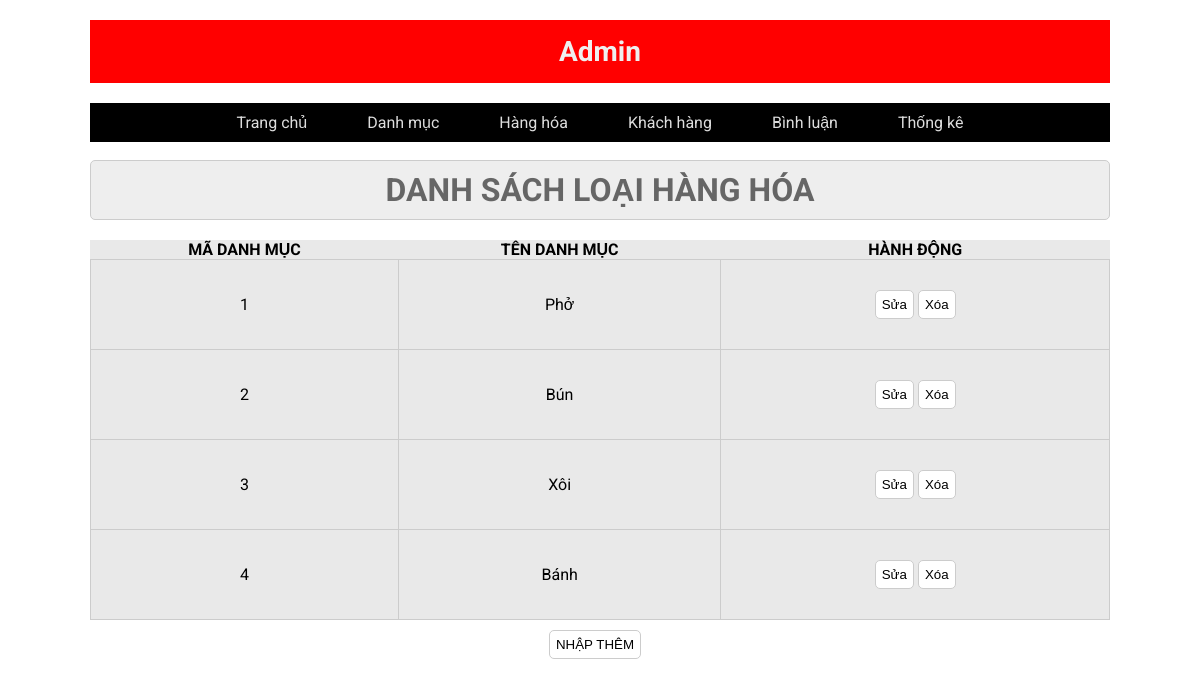
Screenshot of /admin/index.php?act=listdm (signed in) with the database file from the repository.
### tables this page shows
CREATE TABLE `danhmuc` (
  `id` int(11) NOT NULL,
  `name` varchar(255) NOT NULL
);

### model/pdo.php (called while the page is built, shortened)
<?php
function pdo_get_connection(){
    $servername = "localhost";
    $username = "root";
    $password = "";
    try {
        $conn = new PDO("mysql:host=$servername;dbname=duanmau2023", $username, $password);
        $conn->setAttribute(PDO::ATTR_ERRMODE, PDO::ERRMODE_EXCEPTION);
        return $conn;
    } catch(PDOException $e) {
        echo "Connection failed: " . $e->getMessage();
    }
}
function pdo_query($sql){
    $sql_args=array_slice(func_get_args(),1);
    try{
        $conn=pdo_get_connection();
        $stmt=$conn->prepare($sql);
        $stmt->execute($sql_args);
        $rows=$stmt->fetchAll();
        return $rows;
    }
    catch(PDOException $e){
        throw $e;
    }
    finally{
        unset($conn);
    }
}
?>

### model/danhmuc.php (called while the page is built, shortened)
<?php
function loadall_danhmuc(){
    $sql = "SELECT * from danhmuc order by id";
    $listdanhmuc = pdo_query($sql);
    return $listdanhmuc;
}

### admin/danhmuc/list.php (the view)
<div class="row2">
    <div class="row2 font_title">
    <h1>DANH SÁCH LOẠI HÀNG HÓA</h1>
    </div>
    <div class="row2 form_content ">
        <form action="index.php?act=listdm" method="POST">
            <div class="row2 mb10 formds_loai">
                <table>
                    <tr>
                        <th>MÃ DANH MỤC</th>
                        <th>TÊN DANH MỤC</th>
                        <th>HÀNH ĐỘNG</th>
                    </tr>
                    <?php foreach($listdanhmuc as $danhmuc) {
                        extract($danhmuc);
                        $sualoai = "index.php?act=suadm&id=$id";
                        $xoaloai = "index.php?act=deletedm&id=$id";
                    ?>
                        <tr>
                            <td><?=$id?></td>
                            <td><?=$name?></td>
                            <td>
                                <a href="<?=$sualoai?>"><input type="button" value="Sửa"></a>
                                <a onclick="return confirm('Bạn có chắc muốn xóa danh mục này');" href="<?=$xoaloai?>"><input type="button" value="Xóa"></a>
                            </td>
                        </tr>
                    <?php } ?>
                </table>
            </div>
            <div class="row mb10 center">
                <a href="index.php?act=adddm"> <input  class="mr20" type="button" value="NHẬP THÊM"></a>
            </div>
        </form>
    </div>
</div>

### css/style.css (style rules this page uses)
* { margin:0; padding:0; box-sizing:border-box; }
body { font-family:'Roboto', sans-serif; }
.row { display:flex; width:100%; }
.row2 { float:left; width:100%; }
.mb10 { margin-bottom:10px; }
.form_account input[type="reset"], .form_account input[type="submit"], .form_content input[type="submit"], .form_content input[type="reset"], .form_content input[type="button"] { padding:6px; background:white; border:1px solid #CCC; border-radius:5px; }
.font_title { background-color:#EEE; border:1px #CCC solid; color:#666; border-radius:5px; padding:10px 20px; text-align: center; }
.mr20 { margin-right:10px; }
.formds_loai { margin-top: 20px; }
.formds_loai table { width:100%; border-collapse:collapse; background-color:#e9e9e9; padding:20px; }
.formds_loai table td { padding:10px 20px; border:1px #ccc solid; padding:30px; }
.formds_loai td { text-align: center; }
.cart th,td { border: 1px solid #000; }
.center { display: flex; justify-content: center; align-items: center; }

### rows the page displays
danhmuc: id "1", name "Phở"
danhmuc: id "2", name "Bún"
danhmuc: id "3", name "Xôi"
danhmuc: id "4", name "Bánh"
